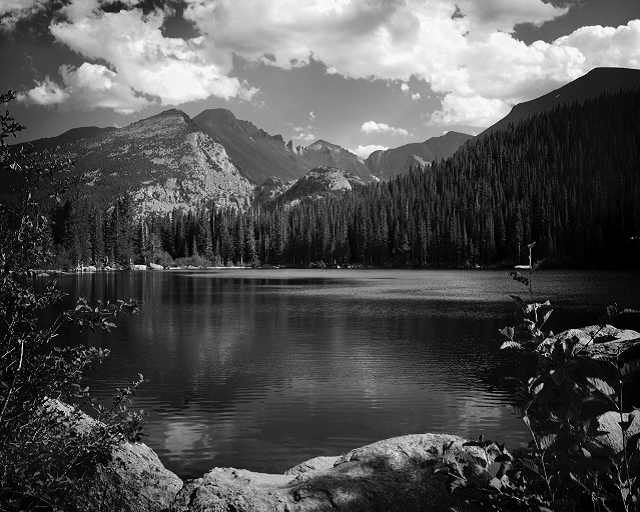
#> input picture nature.png, 640 x 512 px
$ python block_testing_nature.py
#> lines starting #> are read from the running program, lines starting #| are printed output that depends on the picture
### image_methods.py
from PIL import Image
import numpy as np


def import_image(image_file):
#> called with image_file = 'nature.png'
    original_img = Image.open(image_file)
#> original_img is the input picture: PIL image 640x512 L; min 0, max 255, mean 80
    original_img_mat = np.array(original_img)
    original_img_mat = original_img_mat.astype(float)
    return original_img_mat


def create_recovered_image(recov_matrix):
    img = Image.fromarray(recov_matrix)
    img.show()

### block_methods.py
import numpy as np


def generate_blocks(image_mat, k):
#> called with k = 16
    y_len, x_len = image_mat.shape
#> y_len = 512; x_len = 640
    return image_mat.reshape(y_len // k, k, -1, k).swapaxes(1, 2).reshape(-1, k, k)


# [29 lines left out: functions merge_blocks, block_mse, not called in this run]

### basis_methods.py
import math
import numpy as np


def transform_col_gen(x, y, P, Q):
    t_d = []
    for u in list(range(1, P + 1)):
        t_d_col = []
        if u == 1:
            a_u = math.sqrt(1 / P)
        else:
            a_u = math.sqrt(2 / P)

        for v in list(range(1, Q + 1)):
            if v == 1:
                b_v = math.sqrt(1 / Q)
            else:
                b_v = math.sqrt(2 / Q)
            p_exp = (math.pi * (2 * x - 1) * (u - 1)) / (2 * P)
            q_exp = (math.pi * (2 * y - 1) * (v - 1)) / (2 * Q)
            p_val = a_u * math.cos(p_exp)
            q_val = b_v * math.cos(q_exp)
            t_d_col_elem = p_val * q_val
            t_d_col.append(t_d_col_elem)

        t_d_col = np.array(t_d_col).reshape(len(t_d_col), 1)
        t_d.append(t_d_col)

    t_d = np.concatenate(t_d, axis=1)
    return t_d


def transformation_mat_gen(P, Q):
#> called with P = 16, Q = 16
    T = []
    for x in list(range(1, P + 1)):
        for y in list(range(1, Q + 1)):
            t_d = transform_col_gen(x, y, P, Q)
            td = t_d.reshape(t_d.shape[0] * t_d.shape[1], 1)
            T.append(td)

    T = np.concatenate(T, axis=1)
    T = np.transpose(T)
    T = T.astype(float)
    return T

### sampling_method.py
import numpy as np
import random
import copy


def block_sampling(C, T, S):
    sample_indices = random.sample(range(C.shape[0]), S)
    sample_indices.sort()
    A = T[sample_indices]
    B = C[sample_indices]
    C_sampled = copy.deepcopy(C)

    for idx in range(0, C.shape[0]):
        if idx in sample_indices:
            continue
        else:
            C_sampled[idx][0] = -1

    return A, B, C_sampled

### cv_process.py
import random
import numpy as np
from sklearn import linear_model


def test_train_split(A, B, m):
    # Split A and B matrices to create testing and training
    test_indices = random.sample(range(B.shape[0]), m)
    test_indices.sort()
    train_indices = []
    for idx in range(B.shape[0]):
        if idx not in test_indices:
            train_indices.append(idx)

    A_test = A[test_indices]
    B_test = B[test_indices]
    A_train = A[train_indices]
    B_train = B[train_indices]

    return A_test, B_test, A_train, B_train


def random_CV(A, B, S, K):
    lambda_range = [1e-6, 5.5e-5, 1e-5, 5.5e-4, 1e-4, 5.5e-3, 1e-3, 5.5e-2, 1e-2, 0.055,
                    1e-1, 0.5, 1, 10, 55, 100, 1000, 10000, 100000, 1000000]

    mse_vals = []
    # Random CV process
    for cv_iter in range(0, 20):
        lambda_val = lambda_range[cv_iter]

        # Create testing and training data
        A_test, B_test, A_train, B_train = test_train_split(A, B, S // 6)
        c_con = A_train[0][0]
        A_train_prime = np.delete(A_train, 0, 1)

        # Create and fit lasso model
        lasso_model = linear_model.Lasso(alpha=lambda_val, max_iter=1e5, fit_intercept=True)
        lasso_model.fit(A_train_prime, B_train)
        dct_coef_lasso = lasso_model.coef_.reshape((K * K) - 1, 1)
        dct_coef = np.insert(dct_coef_lasso, 0, [lasso_model.intercept_ / c_con]).reshape(K * K, 1)

        # Evaluating model
        B_hat = np.matmul(A_test, dct_coef)
        mse_val = np.square(np.subtract(B_test, B_hat)).mean()
        mse_vals.append(mse_val)

    # Return optimal lambda value
    min_mse_val = min(mse_vals)
    min_index = mse_vals.index(min_mse_val)
    opt_lambda = lambda_range[min_index]

    return opt_lambda

### block_testing_nature.py
import image_methods
import block_methods
import basis_methods
import sampling_method
import cv_process
import numpy as np
from sklearn import linear_model

# Load image into matrix
image_matrix = image_methods.import_image("nature.png")

# Break image into K x K blocks
K = 16
blocks = block_methods.generate_blocks(image_matrix, K)

# Transformation Matrix
T = basis_methods.transformation_mat_gen(K, K)

# Selected Block
test_block = blocks[70]
# print(test_block)
C = test_block.reshape(K * K, 1)
#> C = 256 values, max 219 at index 255, min 139 at index 10, mean 177.3

# Sampling
S = 100
A, B, C_sampled = sampling_method.block_sampling(C, T, S)
#> in block_sampling, `A = T[sample_indices]`:
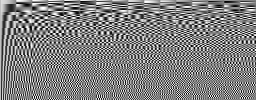
#> A: shape (100, 256) float64; min -0.124, max 0.124, mean 0.000295; drawn with min black and max white
#> in block_sampling, `B = C[sample_indices]`: B = 100 values, max 219 at index 99, min 139 at index 2, mean 179.3
#> in block_sampling, `C_sampled = copy.deepcopy(C)`: C_sampled has the same summary as C outside block_sampling
#> after the loop in block_sampling, `for idx in range(0, C.shape[0]):`: C_sampled = 256 values, max 219 at index 255, min -1 at index 1, mean 69.45
# print(C_sampled.reshape(K, K))

# Split
opt_lambda = cv_process.random_CV(A, B, S, K)
#> the loop in random_CV, `for cv_iter in range(0, 20):` made 1 pass
#> c_con on pass 1: 0.0625
#> pass 1, in test_train_split, `A_train = A[train_indices]`:
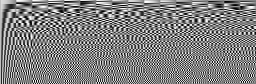
#> A_train: shape (84, 256) float64; min -0.124, max 0.124, mean 0.000555; drawn with min black and max white
#> pass 1, in random_CV, `A_train_prime = np.delete(A_train, 0, 1)`:
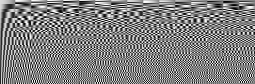
#> A_train_prime: shape (84, 255) float64; min -0.124, max 0.124, mean 0.000312; drawn with min black and max white
#> after the loop in random_CV, `for cv_iter in range(0, 20):`: mse_vals = []
#> (the run stopped early here; a loop or call above may not have finished)
